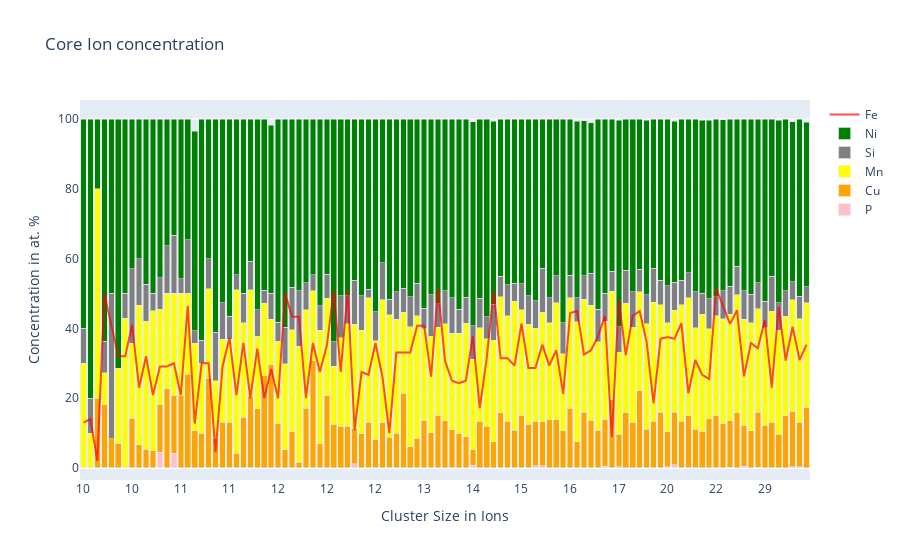

Write notebook code for a chart like this one.
### Markdown cell above
### Plotting using Plotly library

### Code cell
# same but with bar
# corrected compositions by excluding certain elements from the calculations
exclude_ions = ["Fe"]
overlap_ions = {"Fm": 0.90}
n_min = 10
core_ion_colors = {
    "Cu": "orange",
    "Ni": "green",
    "Mn": "yellow",
    "P": "pink",
    "Si": "grey"
}
plot_with_Fe = True

# before reading the data and after creating pandas dataframes, drop specified columns
# retrieve the data needed from the cluster stats files for the composition plots
core_ions = ["P", "Cu", "Mn", "Si", "Ni"]

# create a new dictionary every time you run a correction to avoid correcting data more than once
dfs = {}
cluster_data = {}

for i, dm in enumerate(dmax_values):
    # create a new figure
    fig = go.Figure()
    
    # open the cluster stats file and create pandas dataframe
    cluster_stats_file = xml_files[i].replace(".xml", "_cluster-stats.txt")
    local_df = pandas.read_csv(cluster_stats_file, sep="\t")
    
    # insert all the corrections in here
    # exclude (matrix) ions by deleting the column
    local_df = local_df.drop(exclude_ions, axis=1)
    # lower the amount of ions for each element that has overlap with matrix ions
    for overlap_ion in overlap_ions:
        local_df[overlap_ion] = round(local_df[overlap_ion] * overlap_ions[overlap_ion])
    # transfer the overlapping ions into "original" elements
    local_df["Ni"] = local_df["Ni"] + local_df["Fm"]
    # delete the overlaping ions by multiplying by 0 to keep the total amount of ions constant
    local_df["Fm"] = local_df["Fm"] * 0
    
    # add total ions in cluster value
    local_df["Cluster Size"] = local_df.iloc[:, 3:-2].sum(axis=1)
    
    # change n_min
    local_df = local_df[local_df["Cluster Size"] >= n_min]
    
    # sort it by size
    local_df = local_df.sort_values(by="Cluster Size")
    
    previous_y_values = []
    # iterate through rows and find their core ions and total ions values
    x_values = np.arange(len(local_df["Cluster Size"]))
    for i2, core_ion in enumerate(core_ions):
        y_values = local_df[core_ion] / local_df["Cluster Size"] * 100
        
#         # for each cluster size find all clusters and calculate mean core ion content with stdev
#         for i3, x in enumerate(iter(x_values)):
#             all_for_one_size = local_df[local_df["Cluster Size"] == x][core_ion]
#             y_values[i3] = all_for_one_size.mean() / x * 100
#             y_std[i3] = all_for_one_size.std() / x * 100
#             # TODO: think about how to plot st dev later on

        fig.add_trace(go.Bar(
            x=x_values, 
            y=y_values, 
            name=core_ion,
            marker_color=core_ion_colors[core_ion]
        ))

        
        
    # reopen pandas dataframe to get the Fe content and plot a line
    if plot_with_Fe:
        local_df = pandas.read_csv(cluster_stats_file, sep="\t")
                                
        # TODO: improve
        # transfer the overlapping ions into "original" elements
        local_df["Fe"] = local_df["Fe"] + (local_df["Fm"] * 0.1)
        # delete the overlaping ions by multiplying by 0 to keep the total amount of ions constant
        local_df["Ni"] = local_df["Ni"] + (local_df["Fm"] * 0.9)

        # add total ions in cluster value
        local_df["Cluster Size"] = local_df.iloc[:, 3:-2].sum(axis=1)

        # change n_min
        local_df = local_df[local_df["Cluster Size"] >= n_min]

        # sort it by size
        local_df = local_df.sort_values(by="Cluster Size")

        Fe_concentration = local_df["Fe"] / local_df["Cluster Size"] * 100

        # TODO: data smoothing?
        # plt.plot(x_values, Fe_concentration, 'r-', label="Fe content", alpha=0.7)
        fig.add_trace(go.Line(x=x_values, y=Fe_concentration, name="Fe", opacity=0.7, line_color="red"))
        
    # adjust the plot
    fig.update_layout(
        barmode="stack", 
        title_text="Core Ion concentration"
    )

    # Set custom x-axis labels
    how_many_ticks = 15
    print(len(x_values))
    interval = round(len(x_values) / how_many_ticks)

    
    ticktext_data = local_df["Cluster Size"][::interval]
    ticktvals_data = x_values[::interval]

    
    fig.update_xaxes(
        ticktext=ticktext_data,
        tickvals=ticktvals_data,
        title_text="Cluster Size in Ions"
    )

    fig.update_yaxes(
        title_text="Concentration in at. %"
    )

    fig.show()

### Figure 1 — Plotly figure (JSON) as saved in the notebook; plotly's stock layout.template omitted (floating-point values rounded to 4 significant figures; data arrays with more than 128 entries replaced by an {"elided": "..."} marker saying what was removed)
{"data": [{"marker": {"color": "pink"}, "name": "P", "type": "bar", "x": [0, 1, 2, 3, 4, 5, 6, 7, 8, 9, 10, 11, 12, 13, 14, 15, 16, 17, 18, 19, 20, 21, 22, 23, 24, 25, 26, 27, 28, 29, 30, 31, 32, 33, 34, 35, 36, 37, 38, 39, 40, 41, 42, 43, 44, 45, 46, 47, 48, 49, 50, 51, 52, 53, 54, 55, 56, 57, 58, 59, 60, 61, 62, 63, 64, 65, 66, 67, 68, 69, 70, 71, 72, 73, 74, 75, 76, 77, 78, 79, 80, 81, 82, 83, 84, 85, 86, 87, 88, 89, 90, 91, 92, 93, 94, 95, 96, 97, 98, 99, 100, 101, 102, 103, 104], "y": [0, 0, 0, 0, 0, 0, 0, 0, 0, 0, 0, 4.545, 0, 4.167, 0, 0, 0, 0, 0, 0, 0, 0, 0, 0, 0, 0, 0, 0, 0, 0, 0, 0, 0, 0, 0, 0, 0, 0, 0, 1.25, 0, 0, 0, 0, 0, 0, 0, 0, 0, 0, 0, 0, 0, 0, 0, 0, 0.7407, 0, 0, 0, 0, 0, 0, 0, 0, 0.6061, 0.6024, 0, 0, 0, 0, 0, 0, 0, 0, 0.4386, 0, 0.3861, 0, 0, 0, 0, 0, 0, 0.3247, 0.9615, 0, 0, 0, 0, 0, 0, 0, 0.2755, 0, 0.4728, 0, 0.2247, 0, 0, 0, 0, 0.4132, 0.3077, 0]}, {"marker": {"color": "orange"}, "name": "Cu", "type": "bar", "x": [0, 1, 2, 3, 4, 5, 6, 7, 8, 9, 10, 11, 12, 13, 14, 15, 16, 17, 18, 19, 20, 21, 22, 23, 24, 25, 26, 27, 28, 29, 30, 31, 32, 33, 34, 35, 36, 37, 38, 39, 40, 41, 42, 43, 44, 45, 46, 47, 48, 49, 50, 51, 52, 53, 54, 55, 56, 57, 58, 59, 60, 61, 62, 63, 64, 65, 66, 67, 68, 69, 70, 71, 72, 73, 74, 75, 76, 77, 78, 79, 80, 81, 82, 83, 84, 85, 86, 87, 88, 89, 90, 91, 92, 93, 94, 95, 96, 97, 98, 99, 100, 101, 102, 103, 104], "y": [0, 0, 20, 18.18, 8.333, 7.143, 0, 14.29, 6.667, 5.263, 5, 13.64, 22.73, 16.67, 20.83, 26.92, 10.71, 10, 25.71, 8.333, 13.16, 13.04, 4.255, 14.58, 20.41, 16.98, 26.42, 29.63, 12.73, 5.263, 10.34, 1.587, 17.19, 30.77, 7.042, 20.83, 12.5, 12, 12, 10, 9.877, 13.1, 8.235, 12.94, 8.791, 9.901, 21.36, 6.034, 8.547, 13.56, 10.08, 15.13, 13.49, 11.02, 9.848, 8.889, 4.444, 13.38, 11.89, 7.586, 15.89, 13.46, 10.83, 15.09, 12.5, 12.73, 12.65, 13.86, 13.77, 10.71, 17.06, 7.471, 15.91, 13.71, 10.8, 13.6, 19.75, 9.266, 15.85, 13.09, 22.18, 11.07, 13.38, 15.95, 10.06, 15.06, 13.38, 15, 11.11, 10.59, 14.16, 14.93, 12.64, 13.22, 15.89, 11.82, 10.73, 15.73, 12.22, 13.14, 9.644, 14.97, 15.91, 12.77, 17.22]}, {"marker": {"color": "yellow"}, "name": "Mn", "type": "bar", "x": [0, 1, 2, 3, 4, 5, 6, 7, 8, 9, 10, 11, 12, 13, 14, 15, 16, 17, 18, 19, 20, 21, 22, 23, 24, 25, 26, 27, 28, 29, 30, 31, 32, 33, 34, 35, 36, 37, 38, 39, 40, 41, 42, 43, 44, 45, 46, 47, 48, 49, 50, 51, 52, 53, 54, 55, 56, 57, 58, 59, 60, 61, 62, 63, 64, 65, 66, 67, 68, 69, 70, 71, 72, 73, 74, 75, 76, 77, 78, 79, 80, 81, 82, 83, 84, 85, 86, 87, 88, 89, 90, 91, 92, 93, 94, 95, 96, 97, 98, 99, 100, 101, 102, 103, 104], "y": [30, 10, 60, 9.091, 0, 21.43, 42.86, 21.43, 40, 36.84, 40, 27.27, 27.27, 29.17, 29.17, 23.08, 25, 20, 25.71, 16.67, 23.68, 23.91, 46.81, 27.08, 30.61, 20.75, 20.75, 12.96, 23.64, 24.56, 29.31, 33.33, 28.12, 20, 32.39, 27.78, 16.67, 25.33, 29.33, 30, 29.63, 35.71, 28.24, 35.29, 35.16, 32.67, 23.3, 34.48, 35.04, 26.27, 27.73, 25.21, 27.78, 27.56, 28.79, 32.59, 25.93, 26.76, 25.17, 28.97, 33.11, 30.13, 36.94, 30.19, 28.75, 26.67, 31.33, 27.71, 33.53, 22.02, 31.76, 34.48, 32.39, 32.99, 25.35, 28.07, 30.86, 23.55, 31.32, 27.27, 28.33, 30.2, 34.11, 30.9, 31.17, 29.17, 33.44, 33.75, 29.13, 33.53, 25.72, 28.73, 30.06, 30.58, 33.7, 30.26, 30.82, 29.66, 28.0, 31.78, 29.77, 28.48, 31.82, 29.69, 30.13]}, {"marker": {"color": "grey"}, "name": "Si", "type": "bar", "x": [0, 1, 2, 3, 4, 5, 6, 7, 8, 9, 10, 11, 12, 13, 14, 15, 16, 17, 18, 19, 20, 21, 22, 23, 24, 25, 26, 27, 28, 29, 30, 31, 32, 33, 34, 35, 36, 37, 38, 39, 40, 41, 42, 43, 44, 45, 46, 47, 48, 49, 50, 51, 52, 53, 54, 55, 56, 57, 58, 59, 60, 61, 62, 63, 64, 65, 66, 67, 68, 69, 70, 71, 72, 73, 74, 75, 76, 77, 78, 79, 80, 81, 82, 83, 84, 85, 86, 87, 88, 89, 90, 91, 92, 93, 94, 95, 96, 97, 98, 99, 100, 101, 102, 103, 104], "y": [10, 10, 0, 9.091, 41.67, 0, 7.143, 21.43, 13.33, 10.53, 5, 9.091, 13.64, 16.67, 4.167, 15.38, 3.571, 6.667, 8.571, 13.89, 10.53, 6.522, 4.255, 8.333, 8.163, 7.547, 3.774, 7.407, 5.455, 10.53, 12.07, 15.87, 7.812, 4.615, 7.042, 6.944, 6.944, 12, 8, 12.5, 9.877, 2.381, 8.235, 10.59, 4.396, 7.921, 6.796, 8.621, 9.402, 5.932, 11.76, 6.723, 9.524, 10.24, 6.818, 7.407, 9.63, 8.451, 6.294, 10.34, 5.96, 8.974, 5.096, 7.547, 8.125, 7.879, 12.65, 7.229, 7.784, 8.929, 6.471, 6.897, 6.818, 9.137, 9.39, 7.895, 5.761, 7.336, 9.434, 10.18, 6.485, 8.389, 9.699, 6.977, 10.71, 8.013, 7.006, 7.187, 10.21, 5.882, 8.671, 5.352, 8.146, 7.989, 8.219, 8.274, 8.219, 7.416, 7.556, 9.958, 7.966, 7.277, 5.165, 6.462, 4.557]}, {"marker": {"color": "green"}, "name": "Ni", "type": "bar", "x": [0, 1, 2, 3, 4, 5, 6, 7, 8, 9, 10, 11, 12, 13, 14, 15, 16, 17, 18, 19, 20, 21, 22, 23, 24, 25, 26, 27, 28, 29, 30, 31, 32, 33, 34, 35, 36, 37, 38, 39, 40, 41, 42, 43, 44, 45, 46, 47, 48, 49, 50, 51, 52, 53, 54, 55, 56, 57, 58, 59, 60, 61, 62, 63, 64, 65, 66, 67, 68, 69, 70, 71, 72, 73, 74, 75, 76, 77, 78, 79, 80, 81, 82, 83, 84, 85, 86, 87, 88, 89, 90, 91, 92, 93, 94, 95, 96, 97, 98, 99, 100, 101, 102, 103, 104], "y": [60, 80, 20, 63.64, 50, 71.43, 50, 42.86, 40, 47.37, 50, 45.45, 36.36, 33.33, 45.83, 34.62, 57.14, 63.33, 40, 61.11, 52.63, 56.52, 44.68, 50, 40.82, 54.72, 49.06, 48.15, 58.18, 59.65, 48.28, 49.21, 46.88, 44.62, 53.52, 44.44, 63.89, 50.67, 50.67, 46.25, 50.62, 48.81, 55.29, 41.18, 51.65, 49.5, 48.54, 50.86, 47.01, 54.24, 50.42, 52.94, 49.21, 51.18, 54.55, 51.11, 58.52, 51.41, 56.64, 52.41, 45.03, 47.44, 47.13, 47.17, 50.62, 52.12, 42.77, 51.2, 44.91, 58.33, 44.71, 50.57, 44.32, 43.15, 54.46, 50, 43.62, 59.07, 43.4, 49.45, 43.0, 50, 42.81, 46.18, 47.73, 46.15, 46.18, 44.06, 49.55, 49.71, 51.16, 50.99, 48.88, 47.93, 42.19, 49.17, 50.23, 46.97, 52.22, 45.13, 52.2, 49.27, 45.87, 50.77, 47.22]}, {"line": {"color": "red"}, "name": "Fe", "opacity": 0.7, "type": "scatter", "x": [0, 1, 2, 3, 4, 5, 6, 7, 8, 9, 10, 11, 12, 13, 14, 15, 16, 17, 18, 19, 20, 21, 22, 23, 24, 25, 26, 27, 28, 29, 30, 31, 32, 33, 34, 35, 36, 37, 38, 39, 40, 41, 42, 43, 44, 45, 46, 47, 48, 49, 50, 51, 52, 53, 54, 55, 56, 57, 58, 59, 60, 61, 62, 63, 64, 65, 66, 67, 68, 69, 70, 71, 72, 73, 74, 75, 76, 77, 78, 79, 80, 81, 82, 83, 84, 85, 86, 87, 88, 89, 90, 91, 92, 93, 94, 95, 96, 97, 98, 99, 100, 101, 102, 103, 104], "y": {"elided": "197 float values"}}], "layout": {"barmode": "stack", "title": {"text": "Core Ion concentration"}, "xaxis": {"ticktext": [10, 10, 11, 11, 12, 12, 12, 13, 14, 15, 16, 17, 20, 22, 29, 46, 90, 123, 144, 183, 245, 298, 345, 362, 511, 613, 753, 938, 1599], "tickvals": [0, 7, 14, 21, 28, 35, 42, 49, 56, 63, 70, 77, 84, 91, 98], "title": {"text": "Cluster Size in Ions"}}, "yaxis": {"title": {"text": "Concentration in at. %"}}}}
